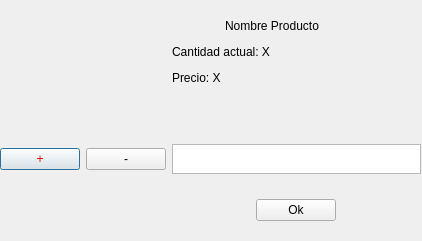
<?xml version="1.0" encoding="UTF-8"?>
<ui version="4.0">
 <class>Dialog</class>
 <widget class="QDialog" name="Dialog">
  <property name="geometry">
   <rect>
    <x>0</x>
    <y>0</y>
    <width>422</width>
    <height>241</height>
   </rect>
  </property>
  <property name="windowTitle">
   <string>Seleccionar Cantidad</string>
  </property>
  <widget class="QWidget" name="gridLayoutWidget">
   <property name="geometry">
    <rect>
     <x>0</x>
     <y>0</y>
     <width>421</width>
     <height>241</height>
    </rect>
   </property>
   <layout class="QGridLayout" name="gridLayout" rowstretch="0,1,1">
    <item row="1" column="0">
     <widget class="QPushButton" name="botonMas">
      <property name="styleSheet">
       <string notr="true">color: rgb(223, 0, 0);
</string>
      </property>
      <property name="text">
       <string>+</string>
      </property>
     </widget>
    </item>
    <item row="1" column="2">
     <widget class="QTextEdit" name="textCantidad">
      <property name="maximumSize">
       <size>
        <width>16777215</width>
        <height>30</height>
       </size>
      </property>
      <property name="html">
       <string>&lt;!DOCTYPE HTML PUBLIC &quot;-//W3C//DTD HTML 4.0//EN&quot; &quot;http://www.w3.org/TR/REC-html40/strict.dtd&quot;&gt;
&lt;html&gt;&lt;head&gt;&lt;meta name=&quot;qrichtext&quot; content=&quot;1&quot; /&gt;&lt;style type=&quot;text/css&quot;&gt;
p, li { white-space: pre-wrap; }
&lt;/style&gt;&lt;/head&gt;&lt;body style=&quot; font-family:'Ubuntu'; font-size:11pt; font-weight:400; font-style:normal;&quot;&gt;
&lt;p style=&quot;-qt-paragraph-type:empty; margin-top:0px; margin-bottom:0px; margin-left:0px; margin-right:0px; -qt-block-indent:0; text-indent:0px;&quot;&gt;&lt;br /&gt;&lt;/p&gt;&lt;/body&gt;&lt;/html&gt;</string>
      </property>
     </widget>
    </item>
    <item row="2" column="2" alignment="Qt::AlignHCenter">
     <widget class="QPushButton" name="botonOk">
      <property name="maximumSize">
       <size>
        <width>200</width>
        <height>16777215</height>
       </size>
      </property>
      <property name="text">
       <string>Ok</string>
      </property>
     </widget>
    </item>
    <item row="1" column="1">
     <widget class="QPushButton" name="botonMenos">
      <property name="styleSheet">
       <string notr="true"/>
      </property>
      <property name="text">
       <string>-</string>
      </property>
     </widget>
    </item>
    <item row="0" column="2">
     <widget class="QLabel" name="labelInformacion">
      <property name="maximumSize">
       <size>
        <width>200</width>
        <height>100</height>
       </size>
      </property>
      <property name="text">
       <string>&lt;html&gt;&lt;head/&gt;&lt;body&gt;&lt;p align=&quot;center&quot;&gt;Nombre Producto&lt;/p&gt;&lt;p&gt;Cantidad actual: X&lt;/p&gt;&lt;p&gt;Precio: X&lt;/p&gt;&lt;p&gt;&lt;br/&gt;&lt;/p&gt;&lt;/body&gt;&lt;/html&gt;</string>
      </property>
     </widget>
    </item>
   </layout>
  </widget>
 </widget>
 <resources/>
 <connections/>
</ui>
